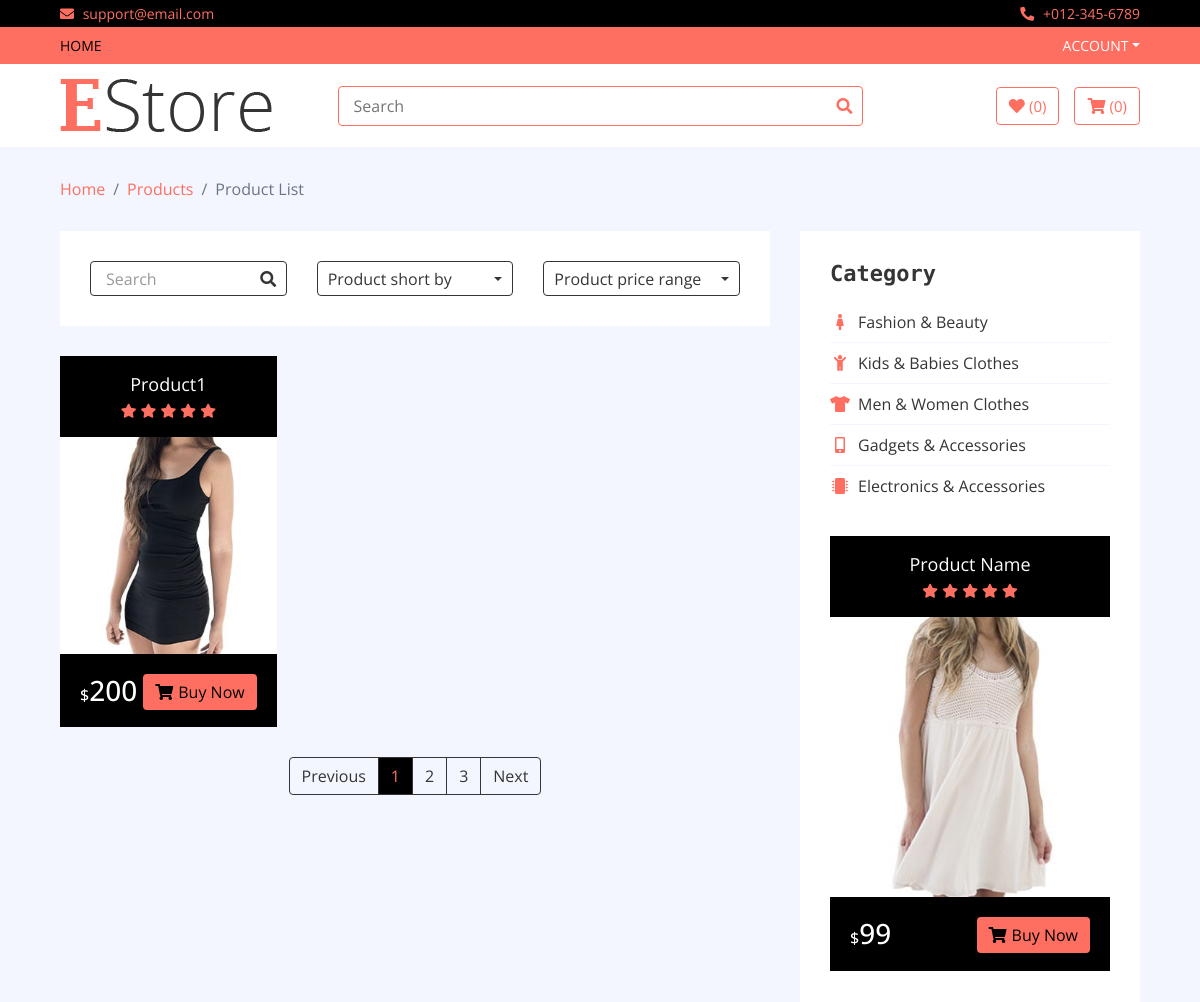
Page /category/Electronics (upper part) on the earlier database version.
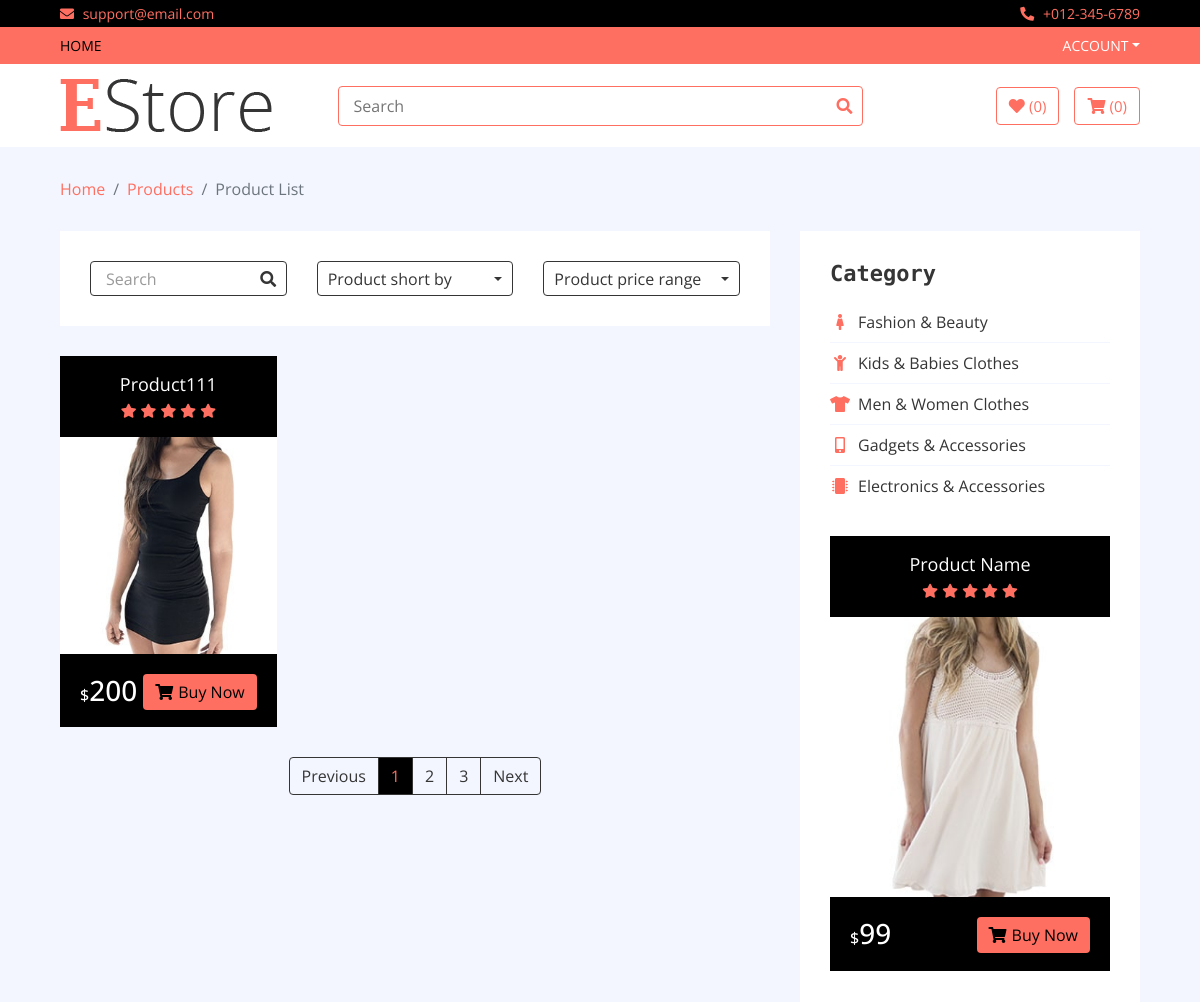
Same page on the later database version.
### home/models.py (models this page shows, shortened)
class Product(models.Model):
    name =models.CharField(max_length=300)
    price = models.IntegerField()
    discounted_price = models.IntegerField()
    image = models.ImageField(upload_to='media')
    description = models.TextField(blank = True)
    specification = models.TextField(blank = True)
    slug = models.TextField(unique = True)
    category = models.ForeignKey(Category, on_delete=models.CASCADE)
    brand = models.ForeignKey(Brand, on_delete=models.CASCADE)
    stock = models.CharField(max_length=100, choices=STOCK)
    labels = models.CharField(max_length=100,choices=LABELS)
    class Meta:
        ordering = ("id","name",'price','category','brand')

### home/views.py (the view)
# urls.py: path("category/<slug>", CategoryView.as_view(), name = 'category'),
class CategoryView(BaseView):
    def get(self,request,slug):
        self.views
        cat_id = Category.objects.get(slug = slug).id
        self.views['cat_products'] = Product.objects.filter(category_id = cat_id)
        return render(request, 'category.html', self.views)

### templates/category.html (shortened to what the changed rows need)
{% extends 'base.html' %}
{% load static %}
{% block content %}
        <div class="product-view">
            <div class="container-fluid">
                <div class="row">
                    <div class="col-lg-8">
                        <div class="row">
                            {% for cat in cat_products %}
                            <div class="col-md-4">
                                <div class="product-item">
                                    <div class="product-title">
                                        <a href="#">{{cat.name}}</a>
                                        <div class="ratting">
                                            <i class="fa fa-star"></i>
                                            <i class="fa fa-star"></i>
                                            <i class="fa fa-star"></i>
                                            <i class="fa fa-star"></i>
                                            <i class="fa fa-star"></i>
                                        </div>
                                    </div>
                                    <div class="product-image">
                                        <a href="product-detail.html">
                                            <img src="{{cat.image.url}}" alt="Product Image">
                                        </a>
                                    </div>
                                    <div class="product-price">
                                        {% if cat.discounted_price > 0 %}
                                        <h3><span>$</span>{{cat.discounted_price}}</h3>
                                        {% else %}
                                        <h3><span>$</span>{{cat.price}}</h3>
                                        {% endif%}
                                        <a class="btn" href=""><i class="fa fa-shopping-cart"></i>Buy Now</a>
                                    </div>
                                </div>
                            </div>
                            {% endfor %}
                        </div>
                    </div>
                    <div class="col-lg-4 sidebar">
                        <div class="sidebar-widget category">
                            <h2 class="title">Category</h2>
                        </div>
                    </div>
                </div>
            </div>
        </div>
        {% endblock %}

Differences in the rows shown:
changed Product: name "Product1" → "Product111"
